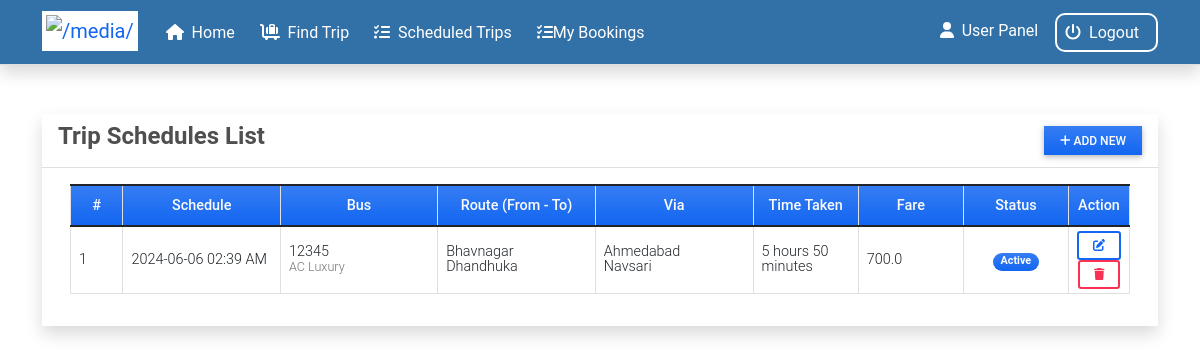
Screenshot of /schedule (signed in) with the database file from the repository.
### reservationApp/models.py (models this page shows, shortened)
class Schedule(models.Model):
    code = models.CharField(max_length=100)
    bus = models.ForeignKey(Bus,on_delete=models.CASCADE)
    seats = models.ManyToManyField(Seats,related_name="seats")
    via = models.ManyToManyField(Location,name="via")
    depart = models.ForeignKey(Location,on_delete=models.CASCADE, related_name='depart_location')
    destination = models.ForeignKey(Location,on_delete=models.CASCADE, related_name='destination')
    schedule= models.DateTimeField()
    time_taken_hours = models.IntegerField(default=0)
    time_taken_minutes = models.IntegerField(default=0)
    fare= models.FloatField()
    status = models.CharField(max_length=2, choices=(('1','Active'),('2','Cancelled')), default=1)
    date_created = models.DateTimeField(default=timezone.now)
    date_updated = models.DateTimeField(auto_now=True)

class Bus(models.Model):
    category = models.ForeignKey(Category, on_delete=models.CASCADE, blank=True, null=True)
    bus_number = models.CharField(max_length=250)
    seats = models.IntegerField(default=0)  # Changed from FloatField to IntegerField
    status = models.CharField(max_length=2, choices=(('1', 'Active'), ('2', 'Inactive')), default='1')
    date_created = models.DateTimeField(default=timezone.now)
    date_updated = models.DateTimeField(auto_now=True)

class Category(models.Model):
    name = models.CharField(max_length=250)
    description = models.TextField()
    status = models.CharField(max_length=2, choices=(('1','Active'),('2','Inactive')), default=1)
    date_created = models.DateTimeField(default=timezone.now)
    date_updated = models.DateTimeField(auto_now=True)
    def __str__(self):
        return self.name

class Location(models.Model):
    location = models.CharField(max_length=250)
    status = models.CharField(max_length=2, choices=(('1','Active'),('2','Inactive')), default=1)
    date_created = models.DateTimeField(default=timezone.now)
    date_updated = models.DateTimeField(auto_now=True)
    def __str__(self):
        return self.location

### reservationApp/views.py (the view)
# urls.py: path('schedule',views.schedule_mgt,name='schedule-page'),
@login_required
def schedule_mgt(request):
    context['page_title'] = "Trip Schedules"
    schedules = Schedule.objects.all()
    context['schedules'] = schedules
    return render(request, 'schedule_mgt.html', context)

### reservationApp/templates/schedule_mgt.html (shortened to what this page needs)
{% extends 'base.html' %}
{% load humanize %}
{% block pageContent %}
<div class="col-lg-12 col-md-12 col-sm-12 col-xs-12">
    <div class="card card-default rounded-0 shadow">
        <div class="card-header">
            <div class="d-flex w-100 align-items-center justify-content-between">
                <h4 class="card-title fw-bold">Trip Schedules List</h4>
                <div class="tools">
                    <button type="button" class="btn btn-primary rounded-0 bg-gradient btn-sm" id='add_new'><i class="fa fa-plus"></i> Add New</button>
                </div>
            </div>
        </div>
        <div class="card-body">
            <div class="container-fluid">
                <table class="table table-bordered" id="schedule-list">
                    <colgroup>
                        <col width="5%">
                        <col width="15%">
                        <col width="15%">
                        <col width="15%">
                        <col width="15%">
                        <col width="10%">
                        <col width="10%">
                        <col width="10%">
                        <col width="10%">
                    </colgroup>
                    <thead>
                        <tr class="bg-gradient bg-primary bg-opacity-50 text-light">
                            <th class="px-2 py-2 text-center">#</th>
                            <th class="px-2 py-2 text-center">Schedule</th>
                            <th class="px-2 py-2 text-center">Bus</th>
                            <th class="px-2 py-2 text-center">Route (From - To)</th>
                            <th class="px-2 py-2 text-center">Via</th>
                            <th class="px-2 py-2 text-center">Time Taken</th>
                            <th class="px-2 py-2 text-center">Fare</th>
                            <th class="px-2 py-2 text-center">Status</th>
                            <th class="px-2 py-2 text-center">Action</th>
                        </tr>
                    </thead>
                    <tbody>
                        {% for schedule in schedules %}
                        <tr>
                            <td class="px-2 py-1 align-middle">{{ forloop.counter }}</td>
                            <td class="px-2 py-1 align-middle">{{ schedule.schedule|date:"Y-m-d h:i A" }}</td>
                            <td class="px-2 py-1 align-middle">
                                <div class="lh-1">
                                    <div>{{ schedule.bus.bus_number }}</div>
                                    <small class="text-muted">{{ schedule.bus.category }}</small>
                                </div>
                            </td>
                            <td class="px-2 py-1 align-middle">
                                <div class="lh-1">
                                    <div>{{ schedule.depart }}</div>
                                    <div>{{ schedule.destination }}</div>
                                </div>
                            </td>
                            <td class="px-2 py-1 align-middle">
                                <div class="lh-1">
                                    {% for location in schedule.via.all %}
                                        <div>{{ location.location }}</div>
                                    {% endfor %}
                                </div>
                            </td>
                            <td class="px-2 py-1 align-middle">
                                <div class="lh-1">
                                    {{ schedule.time_taken_hours }} hours {{ schedule.time_taken_minutes }} minutes
                                </div>
                            </td>
                            <td class="px-2 py-1 align-middle">{{ schedule.fare|intcomma }}</td>
                            <td class="px-1 py-1 align-middle text-center">
                                {% if schedule.status == '1' %}
                                <span class="badge bg-primary bg-gradient rounded-pill px-2">Active</span>
                                {% else %}
                                <span class="badge bg-danger bg-gradient rounded-pill px-2">Cancelled</span>
                                {% endif %}
                            </td>
                            <td class="px-2 py-1 align-middle text-center">
                                <a class="btn btn-outline-primary btn-sm edit-data" href="javascript:void(0)" data-id="{{ schedule.pk }}" title="Edit">
                                    <i class="fa fa-edit"></i>
                                </a>
                                <button class="btn btn-outline-danger btn-sm delete-data" type="button" data-id="{{ schedule.pk }}" title="Delete">
                                    <i class="fa fa-trash"></i>
                                </button>
                            </td>
                        </tr>
                        {% endfor %}
                    </tbody>
                </table>
            </div>
        </div>
    </div>
</div>
{% endblock pageContent %}

### static/assets/default/css/style.css (style rules this page uses)
html, body { height: 100%; width: 100%; max-height: 100%; overflow: auto; display: flex; flex-direction: column; }

### rows the page displays
Schedule: schedule "2024-06-06 02:39 AM", bus.bus_number "12345", bus.category "AC Luxury", depart "Bhavnagar", destination "Dhandhuka", time_taken_hours "5", time_taken_minutes "50", fare "700.0", status "Active"
Location: location "Ahmedabad"
Location: location "Navsari"
